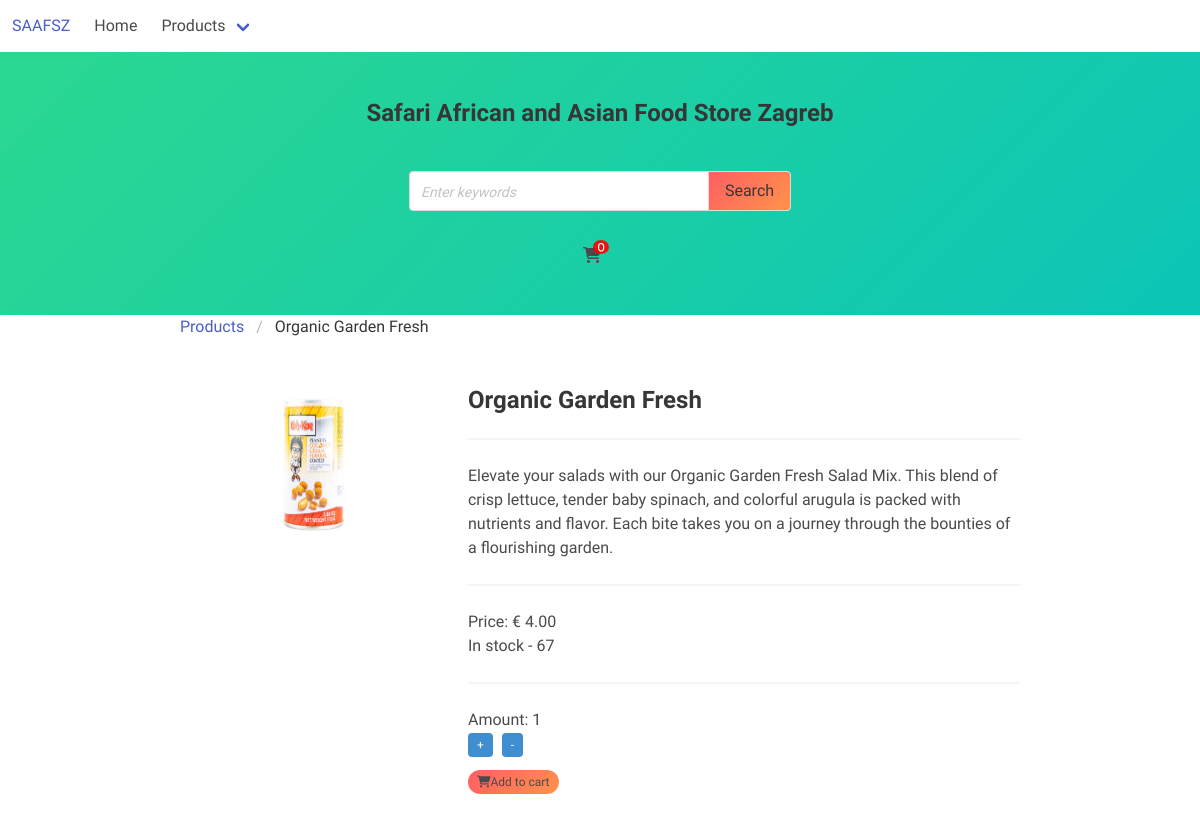
The page /product/7 on the database its author committed.
### core/models.py (models this page shows, shortened)
class Products(models.Model):
    item_name = models.CharField(max_length=100)
    description = models.TextField()
    price = models.DecimalField(max_digits=10, decimal_places=2)
    stock = models.IntegerField()
    discount = models.BooleanField(default=False)
    discount_percentage = models.IntegerField()
    image = models.BinaryField(null=True, blank=1, editable=False)
    category = models.ForeignKey('ProductCategory', on_delete=models.CASCADE)
    sold = models.IntegerField(default=0)
    def __str__(self):
        return self.item_name
    class Meta:
        ordering = ('item_name',)
        verbose_name_plural = 'Products'

### core/views.py (the view)
# urls.py: path('product/<int:product_id>', views.product, name='product'),
def product(request, product_id):
    if request.method == 'GET':
        product = Products.objects.get(pk=product_id)
        print(product)
        return render(request, 'product.html', {'product': product})

### core/context_processors.py (called while the page is built)
def categories(request):
    return {
        'categories': ProductCategory.objects.all()
    }

def cart(request):
    if request.user.is_authenticated:
        print(request.user)
        try:
            cart = Cart.objects.get(user=request.user)
            print(cart.cartitem_set)
            cart = cart.cartitem_set.count()
            return {
                'cart': cart
            }
        except:
            return {
                'cart': 0
            }
    else:
        cart_id = request.session.get('cart_id')
        print(cart_id)
        if cart_id:
            cart = AnonymousCart.objects.get(id=cart_id)
            cart = cart.anonymouscartitem_set.count()
            return {
                'cart': cart
            }
        else:
            return {
                'cart': 0
            }

### core/templatetags/custom_tags.py (called while the page is built)
@register.filter
def to_base64(value):
    return base64.b64encode(value).decode('utf-8')

### core/templates/product.html (shortened to what this page needs)
{% extends 'layout/base.html' %}
{% load custom_tags %}
{% block content %}
<div class="container-sm">
    <nav class="breadcrumb" aria-label="breadcrumbs">
        <ul>
          <li><a href="#">Products</a></li>
          <li class="is-active"><a href="#" aria-current="page">{{product.item_name}}</a></li>
        </ul>
      </nav>
    <div class="columns">
        <div class="column is-one-third">
            <div class="product_image">
                <figure class="image is-4by3">
                    <img alt="Image">
                </figure>
            </div>
        </div>
        <div class="column">
            <div class="product_detail">
                <br>
                <div class="product_name">
                    <p class="title is-4">{{product.item_name}}</p>
                </div>
                <hr>
                <div class="product_description">
                    <p class="is-4">{{product.description}}</p>
                </div>
                <hr>
                <div class="product_price">
                    <p class="is-4">Price: € {{product.price}}</p>
                </div>
                <div class="product_stock">
                    <p class="is-4">In stock - {{product.stock}}</p>
                </div>
                <hr>
                <div class="product_amount">
                    <div class="field has-addons">
                        <div class="control">
                            <p class="is-4 ">Amount: <span class="amount_input">1</span> </p>
                        </div>
                        <div class="change_amount_btn">
                            <div class="control plus">
                                <a class="tag is-info">
                                    +
                                </a>
                            </div>
                            <div class="control minus">
                                <a class="tag is-info">
                                    -
                                </a>
                            </div>
                        </div>
                    </div>
                <div class="product_add_to_cart">
                    <a class="tag is-rounded is-colorful-btn" data-product-id="{{product.id}}"><i class="fa fa-cart-shopping"></i> Add to cart</a>
                </div>
            </div>
        </div>
      </div>
</div>
{% endblock %}

### core/templates/layout/base.html (style rules this page uses)
html { overflow-y: hidden !important; }
body { height: 100vh; font-family: 'Andika', sans-serif; overflow-x: hidden !important; scroll-behavior: smooth; }
.is-colorful-btn { background-image: linear-gradient(-45deg, #ff934b 0%, #ff5e62 100%) }
.container-sm { width: 70%; margin: 0 auto; }

### core/templates/product.html (style rules this page uses)
.amount_input { outline: none !important; border: none !important; }
.product_amount .has-addons { display: block; justify-content: center; align-items: center; }
.change_amount_btn { display: flex; text-align: center; gap: 10px; }
.plus a, .minus a { text-decoration: none !important; user-select: none; }

### rows shown on the page
Products: item_name "Organic Garden Fresh", description "Elevate your salads with our Organic Garden Fresh Salad Mix. This blend of crisp lettuce, tender baby spinach, and colorful arugula is packed with nutrients and flavor. Each bite takes you on a journey through the bounties of a flourishing garden.", price "4.00", stock "67"
